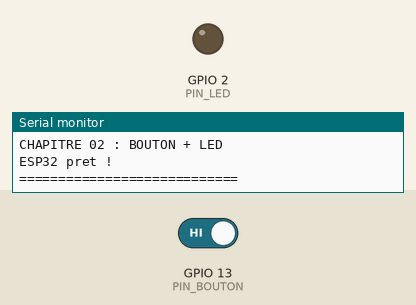
Recording of a sketch running on a simulated ESP32. Shown: output pins drawn as LEDs (lit = HIGH), the last lines printed to the serial monitor. The inputs (shaded band) are chosen by the test bench; at power-on: GPIO 13 (PIN_BOUTON) HIGH.

Above: at 1.7 s.
1.8 s: GPIO 13 (PIN_BOUTON) driven LOW
At 2.1 s:
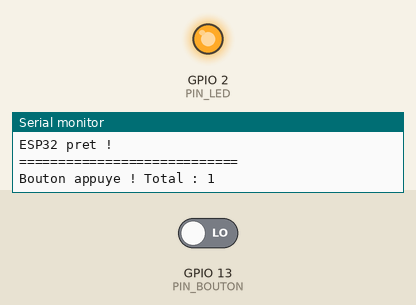
3.3 s: GPIO 13 (PIN_BOUTON) driven HIGH
At 4.5 s:
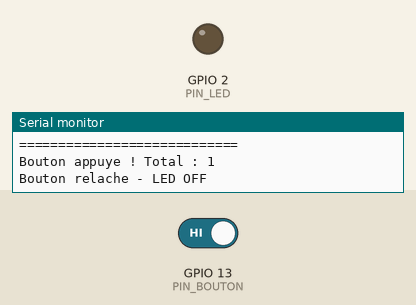
Timing chart, 0 to 6.3 s (numbered marks = the images above; inputs shaded):
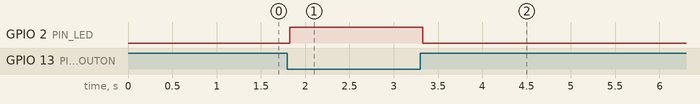

The sketch:

02_ch02.ino
```cpp
/*
 * ============================================================
 * CHAPITRE 02 : BOUTON POUSSOIR + LED
 * Kit Freenove Ultimate Starter Kit ESP32-WROVER
 * ============================================================
 *
 * OBJECTIF :
 * Commander une LED rouge avec un bouton poussoir.
 *
 * MATERIEL :
 * - ESP32-WROVER
 * - LED rouge
 * - Résistance 220 ohms
 * - 2 résistances 10 kohms
 * - Bouton poussoir
 * - Breadboard et fils
 *
 * BRANCHEMENTS :
 * LED : GPIO 2 -> 220 ohms -> LED (+) -> GND
 *
 * BOUTON :
 * - R2 (10k) relie le signal à 3,3 V
 * - Bouton relie ce signal à GND quand on appuie
 * - R3 (10k) relie ce signal au GPIO 13
 *
 * HIGH = bouton relâché
 * LOW  = bouton appuyé
 * ============================================================
 */


// ------------------------------------------------------------
// 1. DÉCLARATION DES BROCHES
// ------------------------------------------------------------

#define PIN_LED 2
#define PIN_BOUTON 13


// Mémorise le dernier état du bouton.
// HIGH correspond au bouton relâché.

int dernierEtatBouton = HIGH;


// Compteur du nombre d'appuis.

int compteurAppuis = 0;


// ------------------------------------------------------------
// 2. INITIALISATION
// ------------------------------------------------------------

void setup() {

  // Configure GPIO 2 comme sortie.
  pinMode(PIN_LED, OUTPUT);

  // Configure GPIO 13 comme entrée.
  //
  // INPUT suffit car le montage Freenove
  // possède une résistance externe de 10k
  // qui maintient le signal à HIGH.

  pinMode(PIN_BOUTON, INPUT);

  // Éteint la LED au démarrage.
  digitalWrite(PIN_LED, LOW);

  // Initialise la communication série.
  Serial.begin(115200);

  delay(500);

  Serial.println("============================");
  Serial.println("CHAPITRE 02 : BOUTON + LED");
  Serial.println("ESP32 pret !");
  Serial.println("============================");
}


// ------------------------------------------------------------
// 3. BOUCLE PRINCIPALE
// ------------------------------------------------------------

void loop() {

  // Lit l'état électrique du GPIO 13.
  //
  // HIGH = bouton relâché
  // LOW  = bouton appuyé

  int etatBouton = digitalRead(PIN_BOUTON);


  // ----------------------------------------------------------
  // CAS 1 : BOUTON APPUYÉ
  // ----------------------------------------------------------

  if (etatBouton == LOW) {

    // Allume la LED rouge.
    digitalWrite(PIN_LED, HIGH);

    // Détecte un nouvel appui.
    //
    // On compte uniquement si le bouton
    // était relâché lors de la lecture précédente.

    if (dernierEtatBouton == HIGH) {

      compteurAppuis++;

      Serial.print("Bouton appuye ! Total : ");
      Serial.println(compteurAppuis);
    }

  }


  // ----------------------------------------------------------
  // CAS 2 : BOUTON RELÂCHÉ
  // ----------------------------------------------------------

  else {

    // Éteint la LED.
    digitalWrite(PIN_LED, LOW);

    // Affiche le relâchement une seule fois.

    if (dernierEtatBouton == LOW) {
      Serial.println("Bouton relache - LED OFF");
    }
  }


  // ----------------------------------------------------------
  // 4. MÉMORISATION DE L'ÉTAT
  // ----------------------------------------------------------

  // Enregistre l'état actuel pour comparer
  // lors du prochain passage dans loop().

  dernierEtatBouton = etatBouton;


  // Petite temporisation pour limiter les rebonds.
  //
  // Version simple pour apprendre :
  // un anti-rebond plus robuste pourra être
  // réalisé ensuite avec millis().

  delay(30);
}
```

Measured:
- after the input at 1.8 s, GPIO 2 (PIN_LED): LOW → HIGH at once
- after the input at 3.3 s, GPIO 2 (PIN_LED): HIGH → LOW at once
